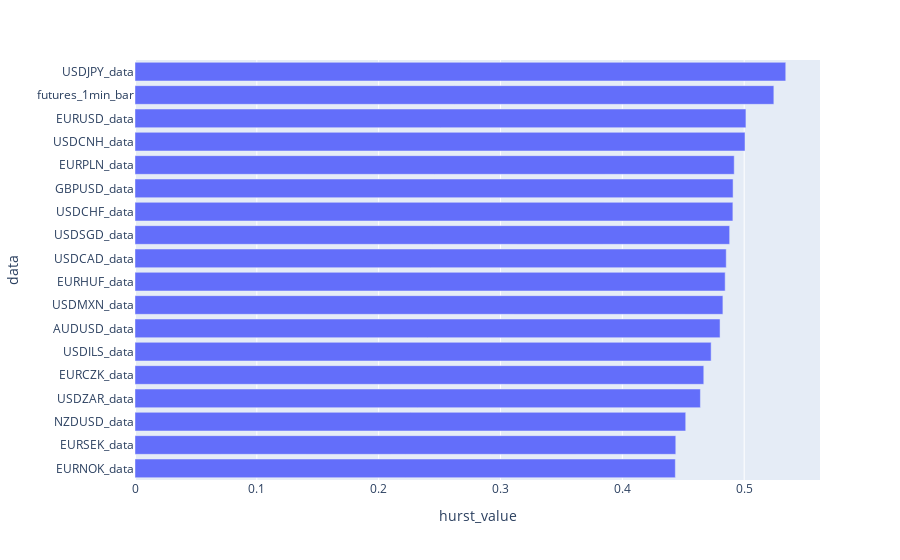

Notebook source saved alongside this figure:
### Code cell
px.bar(
    hurst_df.sort_values(by='hurst_value'),
    x='hurst_value',
    y='data'
)

### Figure 1 — Plotly figure (JSON) as saved in the notebook; plotly's stock layout.template omitted (floating-point values rounded to 4 significant figures)
{"data": [{"alignmentgroup": "True", "hovertemplate": "hurst_value=%{x}<br>data=%{y}<extra></extra>", "legendgroup": "", "marker": {"color": "#636efa", "pattern": {"shape": ""}}, "name": "", "offsetgroup": "", "orientation": "h", "showlegend": false, "textposition": "auto", "type": "bar", "x": [0.4435, 0.4439, 0.452, 0.4641, 0.4668, 0.4729, 0.4802, 0.4825, 0.4844, 0.4853, 0.4881, 0.4907, 0.4909, 0.4918, 0.5007, 0.5014, 0.5243, 0.5341], "xaxis": "x", "y": ["EURNOK_data", "EURSEK_data", "NZDUSD_data", "USDZAR_data", "EURCZK_data", "USDILS_data", "AUDUSD_data", "USDMXN_data", "EURHUF_data", "USDCAD_data", "USDSGD_data", "USDCHF_data", "GBPUSD_data", "EURPLN_data", "USDCNH_data", "EURUSD_data", "futures_1min_bar", "USDJPY_data"], "yaxis": "y"}], "layout": {"barmode": "relative", "legend": {"tracegroupgap": 0}, "margin": {"t": 60}, "xaxis": {"anchor": "y", "domain": [0, 1], "title": {"text": "hurst_value"}}, "yaxis": {"anchor": "x", "domain": [0, 1], "title": {"text": "data"}}}}
